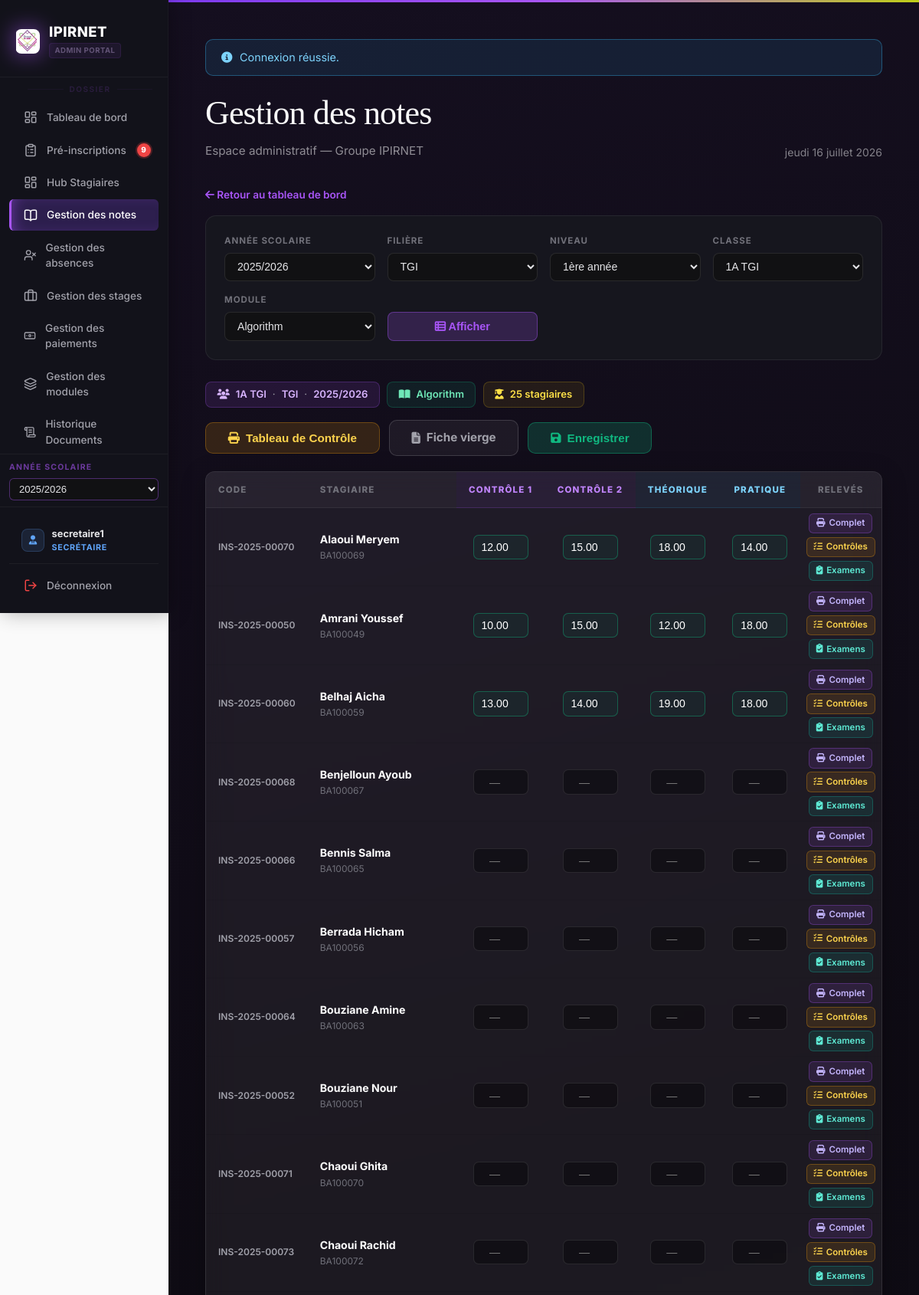
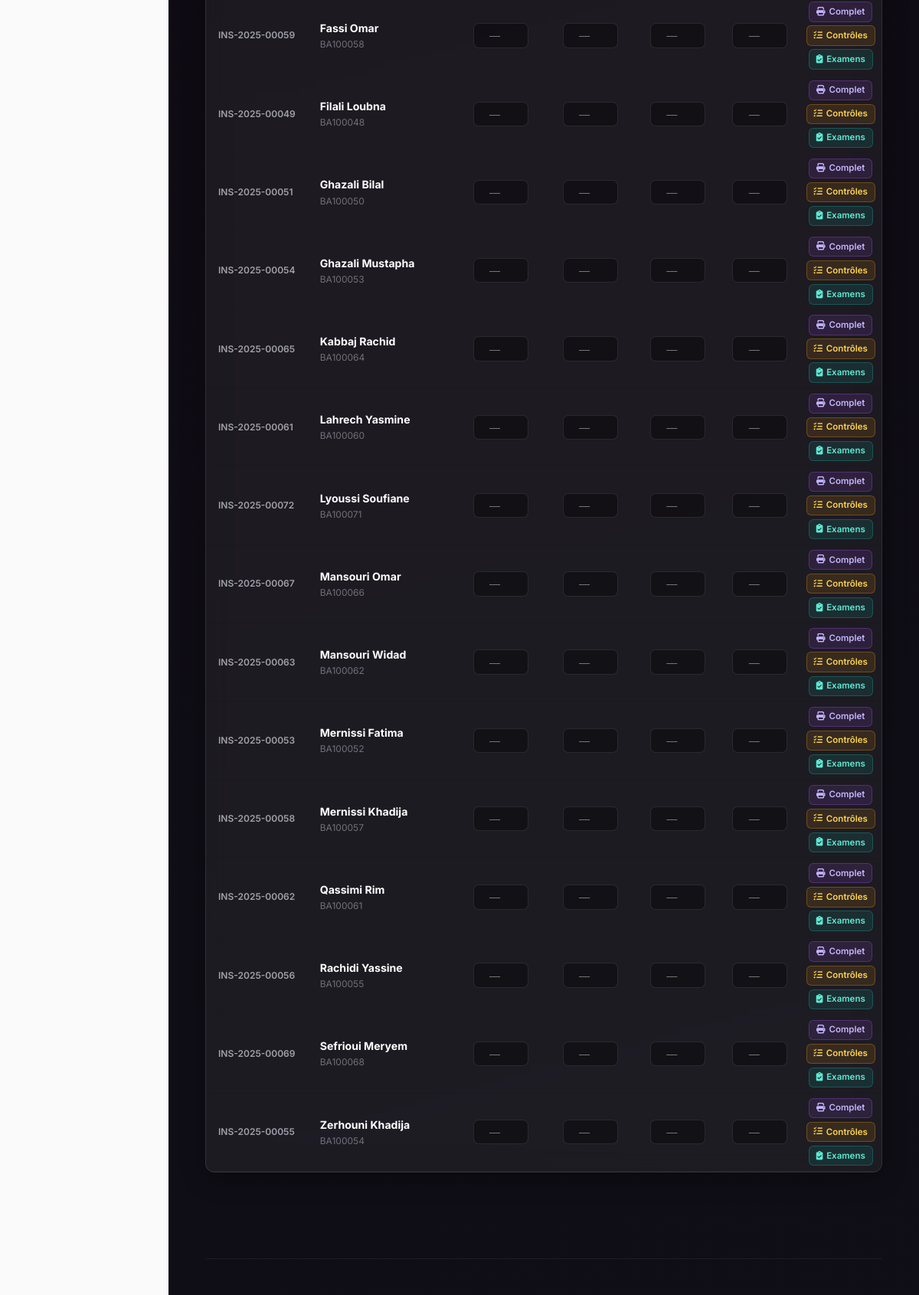
Page /gestion_des_stagiaires/notes.php (signed in) on the committed database (2 pictures, top to bottom).
### tables this page shows
CREATE TABLE `filieres` (
  `id_filiere` int(10) UNSIGNED NOT NULL,
  `nom_filiere` varchar(255) NOT NULL,
  `niveau` varchar(128) DEFAULT NULL
);

CREATE TABLE `classes` (
  `id_classe` int(10) UNSIGNED NOT NULL,
  `nom_classe` varchar(128) NOT NULL,
  `annee_scolaire` varchar(16) NOT NULL,
  `niveau` varchar(32) NOT NULL DEFAULT '',
  `id_filiere` int(10) UNSIGNED NOT NULL,
  `capacite` int(10) UNSIGNED NOT NULL DEFAULT 30
);

CREATE TABLE `modules` (
  `id_module` int(10) UNSIGNED NOT NULL,
  `nom_module` varchar(255) NOT NULL,
  `masse_horaire` smallint(5) UNSIGNED DEFAULT NULL,
  `semestre` tinyint(3) UNSIGNED DEFAULT NULL,
  `id_filiere` int(10) UNSIGNED NOT NULL,
  `coefficient` int(11) DEFAULT 1,
  `nb_controles` tinyint(3) UNSIGNED NOT NULL DEFAULT 1 COMMENT 'Nombre de contrôles continus pour ce module'
);

CREATE TABLE `stagiaires` (
  `id_stagiaire` int(10) UNSIGNED NOT NULL,
  `num_inscri` varchar(32) NOT NULL,
  `cin` varchar(8) DEFAULT NULL,
  `nom` varchar(100) NOT NULL,
  `prenom` varchar(100) NOT NULL,
  `date_naissance` date DEFAULT NULL,
  `adresse` varchar(512) DEFAULT NULL,
  `email` varchar(255) DEFAULT NULL,
  `telephone` varchar(15) DEFAULT NULL,
  `telephone_parent` varchar(15) DEFAULT NULL COMMENT 'CDC fiche inscription',
  `nom_tuteur` varchar(255) DEFAULT NULL COMMENT 'Père ou tuteur',
  `sexe` varchar(1) NOT NULL DEFAULT 'M' COMMENT 'M = Masculin, F = Féminin',
  `photo` varchar(512) DEFAULT NULL,
  `date_inscription` date NOT NULL,
  `id_classe` int(10) UNSIGNED NOT NULL,
  `created_at` timestamp NOT NULL DEFAULT current_timestamp(),
  `updated_at` timestamp NULL DEFAULT NULL ON UPDATE current_timestamp(),
  `remise_mensuelle` decimal(10,2) NOT NULL DEFAULT 0.00
);

### gestion_des_stagiaires/notes.php (the view, shortened to what the rows shown need)
<?php
  require __DIR__ . '/includes/bootstrap.php';
  $anneeSelectionnee  = trim((string)($_GET['annee']      ?? ''));
  $idFiliereSelecte   = (int)($_GET['id_filiere'] ?? 0);
  $niveauSelectionne  = trim((string)($_GET['niveau']     ?? ''));
  $idClasseSelecte    = (int)($_GET['id_classe']  ?? 0);
  $idModuleSelecte    = (int)($_GET['id_module']  ?? 0);
  $toutesAnnees = $pdo->query(
      "SELECT DISTINCT annee_scolaire FROM classes
        WHERE annee_scolaire REGEXP '^[0-9]{4}/[0-9]{4}$'
        ORDER BY annee_scolaire DESC"
  )->fetchAll(PDO::FETCH_COLUMN);
  if ($anneeSelectionnee === '') {
      $anneeSelectionnee = $_SESSION['global_annee_scolaire'] ?? ($toutesAnnees[0] ?? '');
  }
  $toutesFilières = $pdo->query(
      "SELECT DISTINCT f.id_filiere, f.nom_filiere
         FROM filieres f
        INNER JOIN classes c ON c.id_filiere = f.id_filiere
        ORDER BY f.nom_filiere"
  )->fetchAll();
  if ($idFiliereSelecte === 0 && !empty($toutesFilières)) {
      $idFiliereSelecte = (int)$toutesFilières[0]['id_filiere'];
  }
  $tousNiveaux = [];
  if ($idFiliereSelecte > 0 && $anneeSelectionnee !== '') {
      $reqNiveaux = $pdo->prepare(
          "SELECT DISTINCT niveau FROM classes WHERE id_filiere = ? AND annee_scolaire = ? ORDER BY niveau"
      );
      $reqNiveaux->execute([$idFiliereSelecte, $anneeSelectionnee]);
      $tousNiveaux = $reqNiveaux->fetchAll(PDO::FETCH_COLUMN);
      if ($niveauSelectionne === '' && !empty($tousNiveaux)) {
          $niveauSelectionne = $tousNiveaux[0];
      }
  }
  if ($idFiliereSelecte > 0 && $anneeSelectionnee !== '' && $niveauSelectionne !== '') {
      $reqClasses = $pdo->prepare(
          "SELECT id_classe, nom_classe FROM classes
            WHERE id_filiere = ? AND annee_scolaire = ? AND niveau = ?
            ORDER BY nom_classe"
      );
      $reqClasses->execute([$idFiliereSelecte, $anneeSelectionnee, $niveauSelectionne]);
      $toutesLesClasses = $reqClasses->fetchAll();
      $idsClassesValides = array_map('intval', array_column($toutesLesClasses, 'id_classe'));
      if (!empty($toutesLesClasses) && !in_array($idClasseSelecte, $idsClassesValides, true)) {
          $idClasseSelecte = (int)$toutesLesClasses[0]['id_classe'];
      }
  }
  if ($idFiliereSelecte > 0) {
      $reqModules = $pdo->prepare(
          "SELECT id_module, nom_module, nb_controles FROM modules WHERE id_filiere = ? ORDER BY nom_module"
      );
      $reqModules->execute([$idFiliereSelecte]);
      $tousModules = $reqModules->fetchAll();
      if ($idModuleSelecte === 0 && !empty($tousModules)) {
          $idModuleSelecte = (int)$tousModules[0]['id_module'];
      }
  }
  $infoClasse  = null;
  $infoModule  = null;
  $nbControles = 1;
  if ($idClasseSelecte > 0) {
      $reqInfoClasse = $pdo->prepare(
          "SELECT c.nom_classe, f.nom_filiere, c.annee_scolaire
             FROM classes c
             JOIN filieres f ON f.id_filiere = c.id_filiere
            WHERE c.id_classe = ?"
      );
      $reqInfoClasse->execute([$idClasseSelecte]);
      $infoClasse = $reqInfoClasse->fetch();
  }
  if ($idModuleSelecte > 0) {
      $reqInfoModule = $pdo->prepare(
          "SELECT nom_module, nb_controles FROM modules WHERE id_module = ?"
      );
      $reqInfoModule->execute([$idModuleSelecte]);
      $infoModule = $reqInfoModule->fetch();
      if ($infoModule) {
          $nbControles = max(1, (int)$infoModule['nb_controles']);
      }
  }
  $stagiaires      = [];
  $notesByEtudiant = [];
  if ($idClasseSelecte > 0 && $idModuleSelecte > 0) {
      $reqStagiaires = $pdo->prepare(
          "SELECT s.id_stagiaire, s.num_inscri, s.nom, s.prenom, s.cin
             FROM stagiaires s
            WHERE s.id_classe = ?
            ORDER BY s.nom, s.prenom"
      );
      $reqStagiaires->execute([$idClasseSelecte]);
      $stagiaires = $reqStagiaires->fetchAll();
      if (!empty($stagiaires)) {
          $idsStagiaires   = array_column($stagiaires, 'id_stagiaire');
          $placeholdersNotes = implode(',', array_fill(0, count($idsStagiaires), '?'));
          $reqNotes = $pdo->prepare(
              "SELECT id_stagiaire, type, note
                 FROM module_notes
                WHERE id_stagiaire IN ($placeholdersNotes) AND id_module = ?"
          );
          $reqNotes->execute([...$idsStagiaires, $idModuleSelecte]);
          foreach ($reqNotes->fetchAll() as $ligneNote) {
              $notesByEtudiant[(int)$ligneNote['id_stagiaire']][$ligneNote['type']] =
                  $ligneNote['note'] !== null ? (string)$ligneNote['note'] : '';
          }
      }
  }
  require_once __DIR__ . '/includes/header.php';
  ?>
  <div class="notes-shell">
      <div class="notes-filter-card">
          <form method="get" action="notes.php" id="notes-filter-form">
          <div class="notes-filter-grid">
              <div class="notes-filter-group">
                  <label>Niveau</label>
                  <select name="niveau" id="nf-niveau" <?= ($idFiliereSelecte === 0 || $anneeSelectionnee === '') ? 'disabled' : '' ?>>
                      <?php foreach ($tousNiveaux as $niveau): ?>
                      <option value="<?= h($niveau) ?>" <?= $niveau === $niveauSelectionne ? 'selected' : '' ?>><?= h($niveau) ?></option>
                      <?php endforeach; ?>
                  </select>
              </div>
          </div>
          </form>
      </div>
      <?php if ($idClasseSelecte > 0 && $idModuleSelecte > 0): ?>
      <form method="post" action="notes.php" id="notes-save-form">
          <div class="notes-header-bar">
              <div style="display:flex;flex-wrap:wrap;gap:0.6rem;align-items:center;">
                  <?php if ($infoClasse): ?>
                  <div class="notes-context-badge">
                      <i class="fa-solid fa-users"></i>
                      <?= h((string)$infoClasse['nom_classe']) ?>
                      <span>·</span><?= h((string)$infoClasse['nom_filiere']) ?>
                      <span>·</span><?= h((string)$infoClasse['annee_scolaire']) ?>
                  </div>
                  <?php endif; ?>
                  <?php if ($infoModule): ?>
                  <div class="notes-context-badge" style="background:rgba(16,185,129,0.1);border-color:rgba(16,185,129,0.25);color:#6ee7b7;">
                      <i class="fa-solid fa-book-open"></i>
                      <?= h((string)$infoModule['nom_module']) ?>
                  </div>
                  <?php endif; ?>
                  <div class="notes-context-badge" style="background:rgba(250,204,21,0.08);border-color:rgba(250,204,21,0.2);color:#fde047;">
                      <i class="fa-solid fa-user-graduate"></i>
                      <?= count($stagiaires) ?> stagiaire<?= count($stagiaires) !== 1 ? 's' : '' ?>
                  </div>
              </div>
          </div>
          <?php if (count($stagiaires) === 0): ?>
          <div class="notes-empty">
              <i class="fa-solid fa-user-slash"></i>
              Aucun stagiaire dans cette classe.
          </div>
          <?php else: ?>
          <div class="card" style="padding:0;overflow:hidden;">
              <div class="notes-table-wrap">
                  <table class="notes-table">
                      <thead>
                          <tr>
                              <th style="width:8%;white-space:nowrap;">Code</th>
                              <th style="width:22%;">Stagiaire</th>
                              <?php if ($nbControles === 1): ?>
                                  <th class="th-group-controle">Contrôle</th>
                              <?php else: ?>
                                  <?php for ($numCtrl = 1; $numCtrl <= $nbControles; $numCtrl++): ?>
                                      <th class="th-group-controle">Contrôle <?= $numCtrl ?></th>
                                  <?php endfor; ?>
                              <?php endif; ?>
                              <th class="th-group-examen">Théorique</th>
                              <th class="th-group-examen">Pratique</th>
                              <th style="white-space:nowrap;text-align:center;">Relevés</th>
                          </tr>
                      </thead>
                      <tbody>
                      <?php foreach ($stagiaires as $stagiaire):
                          $idStagiaire   = (int)$stagiaire['id_stagiaire'];
                          $notesEtudiant = $notesByEtudiant[$idStagiaire] ?? [];
                      ?>
                      <tr id="row-<?= $idStagiaire ?>">
                          <td style="font-size:0.75rem;color:#a1a1aa;font-weight:600;white-space:nowrap;">
                              <?= h((string)($stagiaire['num_inscri'] ?? '')) ?>
                          </td>
                          <td>
                              <div class="stag-name"><?= h(trim($stagiaire['nom'] . ' ' . $stagiaire['prenom'])) ?></div>
                              <?php if (!empty($stagiaire['cin'])): ?>
                              <div class="stag-cin"><?= h((string)$stagiaire['cin']) ?></div>
                              <?php endif; ?>
                          </td>
                          <?php for ($numCtrl = 1; $numCtrl <= $nbControles; $numCtrl++):
                              $typeCtrl  = "controle_$numCtrl";
                              $valCtrl   = $notesEtudiant[$typeCtrl] ?? '';
                          ?>
                          <td>
                              <input type="number"
                                  class="note-input<?= $valCtrl !== '' ? ' has-value' : '' ?>"
                                  name="notes[<?= $idStagiaire ?>][<?= $typeCtrl ?>]"
                                  value="<?= h($valCtrl) ?>"
                                  min="0" max="20" step="any"
                                  placeholder="—">
                          </td>
                          <?php endfor; ?>
                          <td>
                              <?php $noteTheo = $notesEtudiant['theorique'] ?? ''; ?>
                              <input type="number"
                                  class="note-input<?= $noteTheo !== '' ? ' has-value' : '' ?>"
                                  name="notes[<?= $idStagiaire ?>][theorique]"
                                  value="<?= h($noteTheo) ?>"
                                  min="0" max="20" step="any"
                                  placeholder="—">
                          </td>
                          <td>
                              <?php $notePrat = $notesEtudiant['pratique'] ?? ''; ?>
                              <input type="number"
                                  class="note-input<?= $notePrat !== '' ? ' has-value' : '' ?>"
                                  name="notes[<?= $idStagiaire ?>][pratique]"
                                  value="<?= h($notePrat) ?>"
                                  min="0" max="20" step="any"
                                  placeholder="—">
                          </td>
                          <td style="text-align:center;white-space:nowrap;padding:0.4rem 0.5rem;">
                              <div style="display:flex;flex-direction:column;gap:0.3rem;align-items:center;">
                                  <a href="print_releve_notes.php?id=<?= $idStagiaire ?>&mode=combined" target="_blank"
                                     title="Relevé Complet"
                                     style="display:inline-flex;align-items:center;gap:0.3rem;padding:0.22rem 0.55rem;border-radius:6px;font-size:0.72rem;font-weight:600;text-decoration:none;background:rgba(168,85,247,0.12);border:1px solid rgba(168,85,247,0.3);color:#c4b5fd;white-space:nowrap;">
                                      <i class="fa-solid fa-print"></i> Complet
                                  </a>
                                  <a href="print_releve_notes.php?id=<?= $idStagiaire ?>&mode=controle" target="_blank"
                                     title="Relevé Contrôles"
                                     style="display:inline-flex;align-items:center;gap:0.3rem;padding:0.22rem 0.55rem;border-radius:6px;font-size:0.72rem;font-weight:600;text-decoration:none;background:rgba(245,158,11,0.12);border:1px solid rgba(245,158,11,0.3);color:#fcd34d;white-space:nowrap;">
                                      <i class="fa-solid fa-list-check"></i> Contrôles
                                  </a>
                                  <a href="print_releve_notes.php?id=<?= $idStagiaire ?>&mode=examen" target="_blank"
                                     title="Relevé Examens"
                                     style="display:inline-flex;align-items:center;gap:0.3rem;padding:0.22rem 0.55rem;border-radius:6px;font-size:0.72rem;font-weight:600;text-decoration:none;background:rgba(20,184,166,0.12);border:1px solid rgba(20,184,166,0.3);color:#5eead4;white-space:nowrap;">
                                      <i class="fa-solid fa-clipboard-check"></i> Examens
                                  </a>
                              </div>
                          </td>
                      </tr>
                      <?php endforeach; ?>
                      </tbody>
                  </table>
              </div>
          </div>
          <?php endif; ?>
      </form>
      <?php endif; ?>
  </div>
  <?php require_once __DIR__ . '/includes/footer.php'; ?>

### rows in the picture
filieres: niveau "1ère année"
classes: nom_classe "1A TGI", id_filiere.nom_filiere "TGI", annee_scolaire "2025/2026"
modules: nom_module "Algorithm"
stagiaires: num_inscri "INS-2025-00070", nom+prenom "Alaoui Meryem", cin "BA100069", id_stagiaire "12.00", id_stagiaire "15.00", id_stagiaire "18.00", id_stagiaire "14.00"
stagiaires: num_inscri "INS-2025-00050", nom+prenom "Amrani Youssef", cin "BA100049", id_stagiaire "10.00", id_stagiaire "15.00", id_stagiaire "12.00", id_stagiaire "18.00"
stagiaires: num_inscri "INS-2025-00060", nom+prenom "Belhaj Aicha", cin "BA100059", id_stagiaire "13.00", id_stagiaire "14.00", id_stagiaire "19.00", id_stagiaire "18.00"
stagiaires: num_inscri "INS-2025-00068", nom+prenom "Benjelloun Ayoub", cin "BA100067"
stagiaires: num_inscri "INS-2025-00066", nom+prenom "Bennis Salma", cin "BA100065"
stagiaires: num_inscri "INS-2025-00057", nom+prenom "Berrada Hicham", cin "BA100056"
stagiaires: num_inscri "INS-2025-00064", nom+prenom "Bouziane Amine", cin "BA100063"
stagiaires: num_inscri "INS-2025-00052", nom+prenom "Bouziane Nour", cin "BA100051"
stagiaires: num_inscri "INS-2025-00071", nom+prenom "Chaoui Ghita", cin "BA100070"
stagiaires: num_inscri "INS-2025-00073", nom+prenom "Chaoui Rachid", cin "BA100072"
stagiaires: num_inscri "INS-2025-00059", nom+prenom "Fassi Omar", cin "BA100058"
stagiaires: num_inscri "INS-2025-00049", nom+prenom "Filali Loubna", cin "BA100048"
stagiaires: num_inscri "INS-2025-00051", nom+prenom "Ghazali Bilal", cin "BA100050"
stagiaires: num_inscri "INS-2025-00054", nom+prenom "Ghazali Mustapha", cin "BA100053"
stagiaires: num_inscri "INS-2025-00065", nom+prenom "Kabbaj Rachid", cin "BA100064"
stagiaires: num_inscri "INS-2025-00061", nom+prenom "Lahrech Yasmine", cin "BA100060"
stagiaires: num_inscri "INS-2025-00072", nom+prenom "Lyoussi Soufiane", cin "BA100071"
stagiaires: num_inscri "INS-2025-00067", nom+prenom "Mansouri Omar", cin "BA100066"
stagiaires: num_inscri "INS-2025-00063", nom+prenom "Mansouri Widad", cin "BA100062"
stagiaires: num_inscri "INS-2025-00053", nom+prenom "Mernissi Fatima", cin "BA100052"
stagiaires: num_inscri "INS-2025-00058", nom+prenom "Mernissi Khadija", cin "BA100057"
stagiaires: num_inscri "INS-2025-00062", nom+prenom "Qassimi Rim", cin "BA100061"
stagiaires: num_inscri "INS-2025-00056", nom+prenom "Rachidi Yassine", cin "BA100055"
stagiaires: num_inscri "INS-2025-00069", nom+prenom "Sefrioui Meryem", cin "BA100068"
stagiaires: num_inscri "INS-2025-00055", nom+prenom "Zerhouni Khadija", cin "BA100054"

### other values in the picture
$notifDots['demandes'] "9"
$__nomUtilisateur "secretaire1"
$__libelleRole "SECRÉTAIRE"
$flash['msg'] "Connexion réussie."
$pageTitle "Gestion des notes"
$gdsFrenchDate() "jeudi 16 juillet 2026"
count($stagiaires) "25"
form field global_annee_value "2025/2026"
form field annee "2025/2026"
form field id_filiere "TGI"
form field id_classe "1A TGI"
form field id_module "Algorithm"
